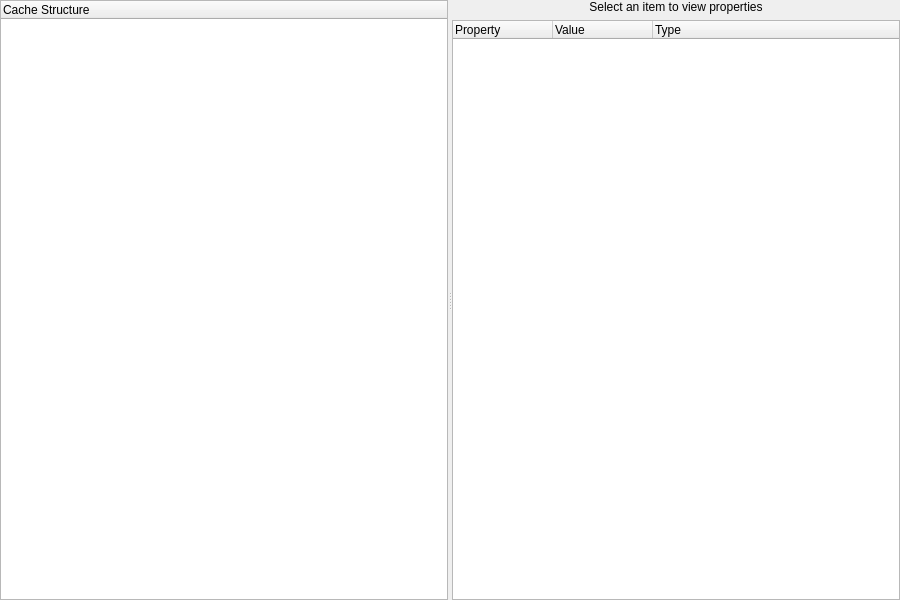
<?xml version="1.0" encoding="UTF-8"?>
<ui version="4.0">
 <class>XenCacheExplorer</class>
 <widget class="QDialog" name="XenCacheExplorer">
  <property name="geometry">
   <rect>
    <x>0</x>
    <y>0</y>
    <width>900</width>
    <height>600</height>
   </rect>
  </property>
  <property name="windowTitle">
   <string>XenCache Explorer</string>
  </property>
  <layout class="QVBoxLayout" name="verticalLayout">
   <property name="leftMargin">
    <number>0</number>
   </property>
   <property name="topMargin">
    <number>0</number>
   </property>
   <property name="rightMargin">
    <number>0</number>
   </property>
   <property name="bottomMargin">
    <number>0</number>
   </property>
   <item>
    <widget class="QSplitter" name="splitter">
     <property name="orientation">
      <enum>Qt::Orientation::Horizontal</enum>
     </property>
     <widget class="QTreeWidget" name="cacheTree">
      <property name="alternatingRowColors">
       <bool>true</bool>
      </property>
      <column>
       <property name="text">
        <string>Cache Structure</string>
       </property>
      </column>
     </widget>
     <widget class="QWidget" name="rightPanel" native="true">
      <layout class="QVBoxLayout" name="verticalLayout_2">
       <property name="leftMargin">
        <number>0</number>
       </property>
       <property name="topMargin">
        <number>0</number>
       </property>
       <property name="rightMargin">
        <number>0</number>
       </property>
       <property name="bottomMargin">
        <number>0</number>
       </property>
       <item>
        <widget class="QLabel" name="selectionLabel">
         <property name="text">
          <string>Select an item to view properties</string>
         </property>
         <property name="alignment">
          <set>Qt::AlignmentFlag::AlignCenter</set>
         </property>
        </widget>
       </item>
       <item>
        <widget class="QTreeWidget" name="propertiesTree">
         <property name="alternatingRowColors">
          <bool>true</bool>
         </property>
         <property name="selectionMode">
          <enum>QAbstractItemView::SelectionMode::ExtendedSelection</enum>
         </property>
         <property name="selectionBehavior">
          <enum>QAbstractItemView::SelectionBehavior::SelectRows</enum>
         </property>
         <column>
          <property name="text">
           <string>Property</string>
          </property>
         </column>
         <column>
          <property name="text">
           <string>Value</string>
          </property>
         </column>
         <column>
          <property name="text">
           <string>Type</string>
          </property>
         </column>
        </widget>
       </item>
      </layout>
     </widget>
    </widget>
   </item>
  </layout>
 </widget>
 <resources/>
 <connections/>
</ui>
